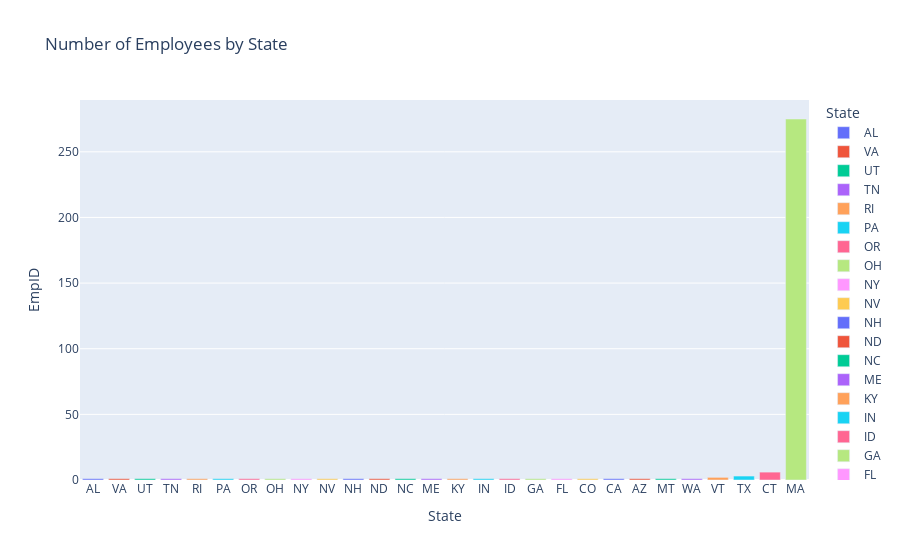

The cell this chart's notebook holds for it:
### Code cell
# Using Plotly to Visualize employees by state:
fig = px.bar(employee_by_state, x= 'State', y = 'EmpID',  color = 'State', 
             title=' Number of Employees by State')
fig.show()
print(employee_by_state)

### Figure 1 — Plotly figure (JSON) as saved in the notebook; plotly's stock layout.template omitted (floating-point values rounded to 4 significant figures)
{"data": [{"alignmentgroup": "True", "hovertemplate": "State=%{x}<br>EmpID=%{y}<extra></extra>", "legendgroup": "AL", "marker": {"color": "#636efa"}, "name": "AL", "offsetgroup": "AL", "orientation": "v", "showlegend": true, "textposition": "auto", "type": "bar", "x": ["AL"], "xaxis": "x", "y": [1], "yaxis": "y"}, {"alignmentgroup": "True", "hovertemplate": "State=%{x}<br>EmpID=%{y}<extra></extra>", "legendgroup": "VA", "marker": {"color": "#EF553B"}, "name": "VA", "offsetgroup": "VA", "orientation": "v", "showlegend": true, "textposition": "auto", "type": "bar", "x": ["VA"], "xaxis": "x", "y": [1], "yaxis": "y"}, {"alignmentgroup": "True", "hovertemplate": "State=%{x}<br>EmpID=%{y}<extra></extra>", "legendgroup": "UT", "marker": {"color": "#00cc96"}, "name": "UT", "offsetgroup": "UT", "orientation": "v", "showlegend": true, "textposition": "auto", "type": "bar", "x": ["UT"], "xaxis": "x", "y": [1], "yaxis": "y"}, {"alignmentgroup": "True", "hovertemplate": "State=%{x}<br>EmpID=%{y}<extra></extra>", "legendgroup": "TN", "marker": {"color": "#ab63fa"}, "name": "TN", "offsetgroup": "TN", "orientation": "v", "showlegend": true, "textposition": "auto", "type": "bar", "x": ["TN"], "xaxis": "x", "y": [1], "yaxis": "y"}, {"alignmentgroup": "True", "hovertemplate": "State=%{x}<br>EmpID=%{y}<extra></extra>", "legendgroup": "RI", "marker": {"color": "#FFA15A"}, "name": "RI", "offsetgroup": "RI", "orientation": "v", "showlegend": true, "textposition": "auto", "type": "bar", "x": ["RI"], "xaxis": "x", "y": [1], "yaxis": "y"}, {"alignmentgroup": "True", "hovertemplate": "State=%{x}<br>EmpID=%{y}<extra></extra>", "legendgroup": "PA", "marker": {"color": "#19d3f3"}, "name": "PA", "offsetgroup": "PA", "orientation": "v", "showlegend": true, "textposition": "auto", "type": "bar", "x": ["PA"], "xaxis": "x", "y": [1], "yaxis": "y"}, {"alignmentgroup": "True", "hovertemplate": "State=%{x}<br>EmpID=%{y}<extra></extra>", "legendgroup": "OR", "marker": {"color": "#FF6692"}, "name": "OR", "offsetgroup": "OR", "orientation": "v", "showlegend": true, "textposition": "auto", "type": "bar", "x": ["OR"], "xaxis": "x", "y": [1], "yaxis": "y"}, {"alignmentgroup": "True", "hovertemplate": "State=%{x}<br>EmpID=%{y}<extra></extra>", "legendgroup": "OH", "marker": {"color": "#B6E880"}, "name": "OH", "offsetgroup": "OH", "orientation": "v", "showlegend": true, "textposition": "auto", "type": "bar", "x": ["OH"], "xaxis": "x", "y": [1], "yaxis": "y"}, {"alignmentgroup": "True", "hovertemplate": "State=%{x}<br>EmpID=%{y}<extra></extra>", "legendgroup": "NY", "marker": {"color": "#FF97FF"}, "name": "NY", "offsetgroup": "NY", "orientation": "v", "showlegend": true, "textposition": "auto", "type": "bar", "x": ["NY"], "xaxis": "x", "y": [1], "yaxis": "y"}, {"alignmentgroup": "True", "hovertemplate": "State=%{x}<br>EmpID=%{y}<extra></extra>", "legendgroup": "NV", "marker": {"color": "#FECB52"}, "name": "NV", "offsetgroup": "NV", "orientation": "v", "showlegend": true, "textposition": "auto", "type": "bar", "x": ["NV"], "xaxis": "x", "y": [1], "yaxis": "y"}, {"alignmentgroup": "True", "hovertemplate": "State=%{x}<br>EmpID=%{y}<extra></extra>", "legendgroup": "NH", "marker": {"color": "#636efa"}, "name": "NH", "offsetgroup": "NH", "orientation": "v", "showlegend": true, "textposition": "auto", "type": "bar", "x": ["NH"], "xaxis": "x", "y": [1], "yaxis": "y"}, {"alignmentgroup": "True", "hovertemplate": "State=%{x}<br>EmpID=%{y}<extra></extra>", "legendgroup": "ND", "marker": {"color": "#EF553B"}, "name": "ND", "offsetgroup": "ND", "orientation": "v", "showlegend": true, "textposition": "auto", "type": "bar", "x": ["ND"], "xaxis": "x", "y": [1], "yaxis": "y"}, {"alignmentgroup": "True", "hovertemplate": "State=%{x}<br>EmpID=%{y}<extra></extra>", "legendgroup": "NC", "marker": {"color": "#00cc96"}, "name": "NC", "offsetgroup": "NC", "orientation": "v", "showlegend": true, "textposition": "auto", "type": "bar", "x": ["NC"], "xaxis": "x", "y": [1], "yaxis": "y"}, {"alignmentgroup": "True", "hovertemplate": "State=%{x}<br>EmpID=%{y}<extra></extra>", "legendgroup": "ME", "marker": {"color": "#ab63fa"}, "name": "ME", "offsetgroup": "ME", "orientation": "v", "showlegend": true, "textposition": "auto", "type": "bar", "x": ["ME"], "xaxis": "x", "y": [1], "yaxis": "y"}, {"alignmentgroup": "True", "hovertemplate": "State=%{x}<br>EmpID=%{y}<extra></extra>", "legendgroup": "KY", "marker": {"color": "#FFA15A"}, "name": "KY", "offsetgroup": "KY", "orientation": "v", "showlegend": true, "textposition": "auto", "type": "bar", "x": ["KY"], "xaxis": "x", "y": [1], "yaxis": "y"}, {"alignmentgroup": "True", "hovertemplate": "State=%{x}<br>EmpID=%{y}<extra></extra>", "legendgroup": "IN", "marker": {"color": "#19d3f3"}, "name": "IN", "offsetgroup": "IN", "orientation": "v", "showlegend": true, "textposition": "auto", "type": "bar", "x": ["IN"], "xaxis": "x", "y": [1], "yaxis": "y"}, {"alignmentgroup": "True", "hovertemplate": "State=%{x}<br>EmpID=%{y}<extra></extra>", "legendgroup": "ID", "marker": {"color": "#FF6692"}, "name": "ID", "offsetgroup": "ID", "orientation": "v", "showlegend": true, "textposition": "auto", "type": "bar", "x": ["ID"], "xaxis": "x", "y": [1], "yaxis": "y"}, {"alignmentgroup": "True", "hovertemplate": "State=%{x}<br>EmpID=%{y}<extra></extra>", "legendgroup": "GA", "marker": {"color": "#B6E880"}, "name": "GA", "offsetgroup": "GA", "orientation": "v", "showlegend": true, "textposition": "auto", "type": "bar", "x": ["GA"], "xaxis": "x", "y": [1], "yaxis": "y"}, {"alignmentgroup": "True", "hovertemplate": "State=%{x}<br>EmpID=%{y}<extra></extra>", "legendgroup": "FL", "marker": {"color": "#FF97FF"}, "name": "FL", "offsetgroup": "FL", "orientation": "v", "showlegend": true, "textposition": "auto", "type": "bar", "x": ["FL"], "xaxis": "x", "y": [1], "yaxis": "y"}, {"alignmentgroup": "True", "hovertemplate": "State=%{x}<br>EmpID=%{y}<extra></extra>", "legendgroup": "CO", "marker": {"color": "#FECB52"}, "name": "CO", "offsetgroup": "CO", "orientation": "v", "showlegend": true, "textposition": "auto", "type": "bar", "x": ["CO"], "xaxis": "x", "y": [1], "yaxis": "y"}, {"alignmentgroup": "True", "hovertemplate": "State=%{x}<br>EmpID=%{y}<extra></extra>", "legendgroup": "CA", "marker": {"color": "#636efa"}, "name": "CA", "offsetgroup": "CA", "orientation": "v", "showlegend": true, "textposition": "auto", "type": "bar", "x": ["CA"], "xaxis": "x", "y": [1], "yaxis": "y"}, {"alignmentgroup": "True", "hovertemplate": "State=%{x}<br>EmpID=%{y}<extra></extra>", "legendgroup": "AZ", "marker": {"color": "#EF553B"}, "name": "AZ", "offsetgroup": "AZ", "orientation": "v", "showlegend": true, "textposition": "auto", "type": "bar", "x": ["AZ"], "xaxis": "x", "y": [1], "yaxis": "y"}, {"alignmentgroup": "True", "hovertemplate": "State=%{x}<br>EmpID=%{y}<extra></extra>", "legendgroup": "MT", "marker": {"color": "#00cc96"}, "name": "MT", "offsetgroup": "MT", "orientation": "v", "showlegend": true, "textposition": "auto", "type": "bar", "x": ["MT"], "xaxis": "x", "y": [1], "yaxis": "y"}, {"alignmentgroup": "True", "hovertemplate": "State=%{x}<br>EmpID=%{y}<extra></extra>", "legendgroup": "WA", "marker": {"color": "#ab63fa"}, "name": "WA", "offsetgroup": "WA", "orientation": "v", "showlegend": true, "textposition": "auto", "type": "bar", "x": ["WA"], "xaxis": "x", "y": [1], "yaxis": "y"}, {"alignmentgroup": "True", "hovertemplate": "State=%{x}<br>EmpID=%{y}<extra></extra>", "legendgroup": "VT", "marker": {"color": "#FFA15A"}, "name": "VT", "offsetgroup": "VT", "orientation": "v", "showlegend": true, "textposition": "auto", "type": "bar", "x": ["VT"], "xaxis": "x", "y": [2], "yaxis": "y"}, {"alignmentgroup": "True", "hovertemplate": "State=%{x}<br>EmpID=%{y}<extra></extra>", "legendgroup": "TX", "marker": {"color": "#19d3f3"}, "name": "TX", "offsetgroup": "TX", "orientation": "v", "showlegend": true, "textposition": "auto", "type": "bar", "x": ["TX"], "xaxis": "x", "y": [3], "yaxis": "y"}, {"alignmentgroup": "True", "hovertemplate": "State=%{x}<br>EmpID=%{y}<extra></extra>", "legendgroup": "CT", "marker": {"color": "#FF6692"}, "name": "CT", "offsetgroup": "CT", "orientation": "v", "showlegend": true, "textposition": "auto", "type": "bar", "x": ["CT"], "xaxis": "x", "y": [6], "yaxis": "y"}, {"alignmentgroup": "True", "hovertemplate": "State=%{x}<br>EmpID=%{y}<extra></extra>", "legendgroup": "MA", "marker": {"color": "#B6E880"}, "name": "MA", "offsetgroup": "MA", "orientation": "v", "showlegend": true, "textposition": "auto", "type": "bar", "x": ["MA"], "xaxis": "x", "y": [275], "yaxis": "y"}], "layout": {"barmode": "relative", "legend": {"title": {"text": "State"}, "tracegroupgap": 0}, "title": {"text": " Number of Employees by State"}, "xaxis": {"anchor": "y", "categoryarray": ["AL", "VA", "UT", "TN", "RI", "PA", "OR", "OH", "NY", "NV", "NH", "ND", "NC", "ME", "KY", "IN", "ID", "GA", "FL", "CO", "CA", "AZ", "MT", "WA", "VT", "TX", "CT", "MA"], "categoryorder": "array", "domain": [0, 1], "title": {"text": "State"}}, "yaxis": {"anchor": "x", "domain": [0, 1], "title": {"text": "EmpID"}}}}
